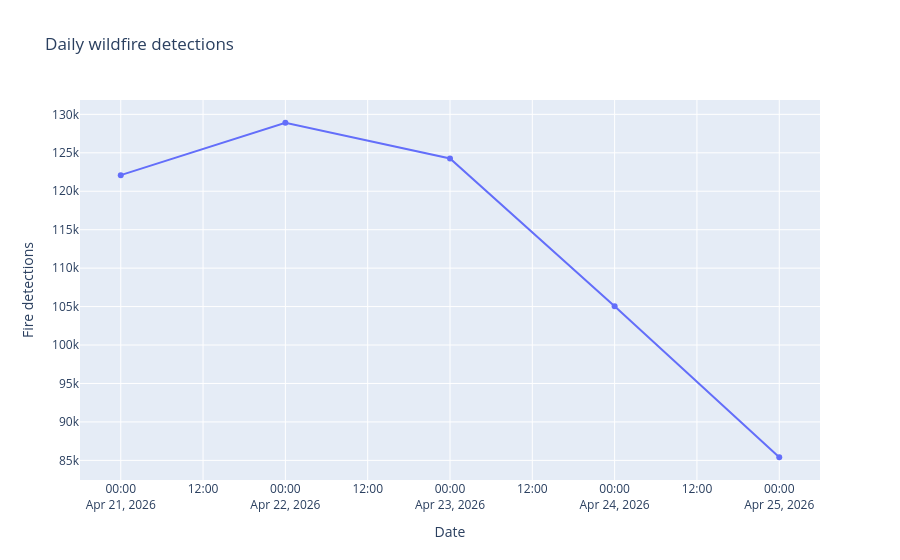

Notebook code cell kept with this figure:
### Markdown cell above
## Fire detections over time

### Code cell
daily = (
    df.assign(date=df["acq_datetime"].dt.date)
    .groupby("date", as_index=False)
    .size()
    .rename(columns={"size": "fire_detections"})
)
fig = px.line(
    daily,
    x="date",
    y="fire_detections",
    markers=True,
    title="Daily wildfire detections",
    labels={"date": "Date", "fire_detections": "Fire detections"},
)
fig.show()

peak = daily.sort_values("fire_detections", ascending=False).iloc[0]
print(f"Peak day: {peak['date']} with {int(peak['fire_detections']):,} detections.")

### Figure 1 — Plotly figure (JSON) as saved in the notebook; plotly's stock layout.template omitted (floating-point values rounded to 4 significant figures)
{"data": [{"hovertemplate": "Date=%{x}<br>Fire detections=%{y}<extra></extra>", "legendgroup": "", "line": {"color": "#636efa", "dash": "solid"}, "marker": {"symbol": "circle"}, "mode": "lines+markers", "name": "", "orientation": "v", "showlegend": false, "type": "scatter", "x": ["2026-04-21", "2026-04-22", "2026-04-23", "2026-04-24", "2026-04-25"], "xaxis": "x", "y": [122094, 128907, 124255, 105029, 85405], "yaxis": "y"}], "layout": {"legend": {"tracegroupgap": 0}, "title": {"text": "Daily wildfire detections"}, "xaxis": {"anchor": "y", "domain": [0, 1], "title": {"text": "Date"}}, "yaxis": {"anchor": "x", "domain": [0, 1], "title": {"text": "Fire detections"}}}}
